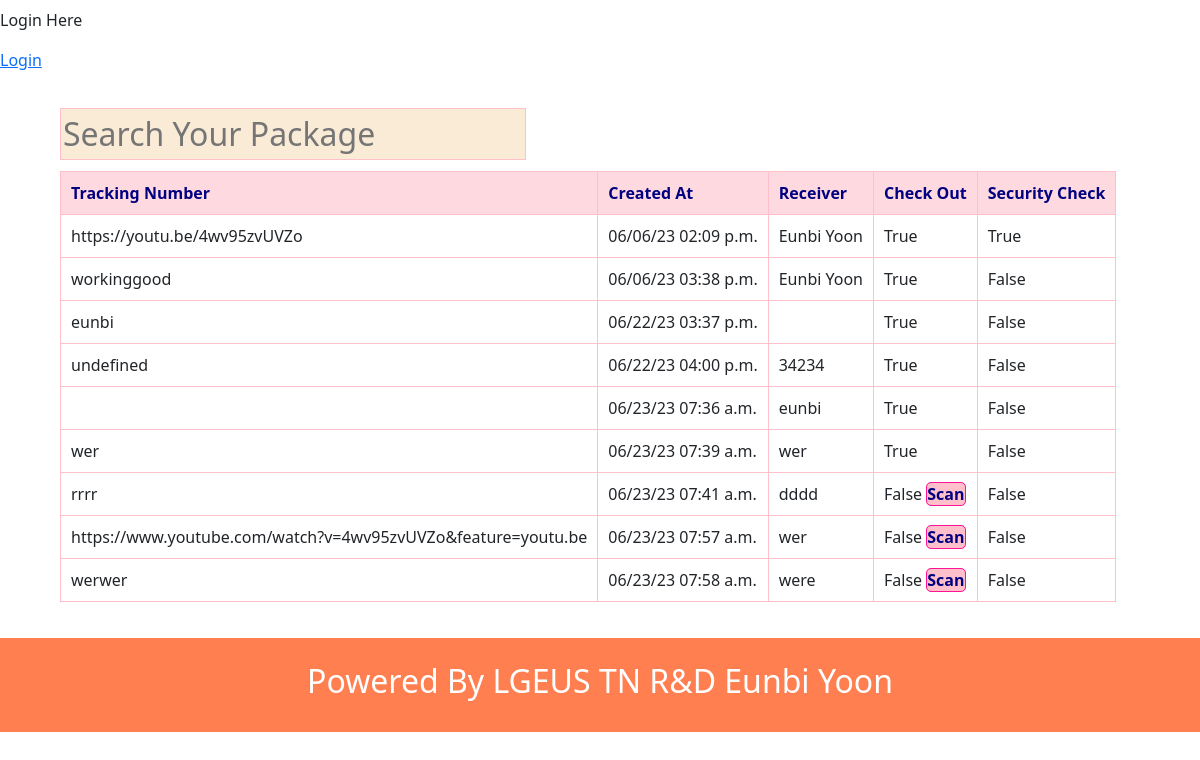
The app's page /search/ with its own data.
### qrapp/models.py (models this page shows, shortened)
class QRCodeData(models.Model):
    code_data=models.CharField(max_length=255)
    created_at=models.DateTimeField(auto_now_add=True)
    receiver=models.CharField(max_length=255)
    check_out=models.BooleanField(default=False)
    admin_check=models.BooleanField(default=False)
    class Meta:
        verbose_name_plural='QR Scanning Data'

### qrapp/views.py (the view)
# urls.py: path('search/',searchView.as_view(), name='search_url'),
class searchView(ListView):
    template_name='search.html'
    context_object_name='item_list'
    def get_queryset(self):
        return QRCodeData.objects.all()

### qrapp/templates/search.html (shortened to what this page needs)
{% extends 'index.html' %}
{% block container %}
    <div class="search-detail">
        <input type="text" id="filterInput" placeholder="Search Your Package" oninput="filterTable()" required pattern="\S+.*" >
        <table id="myTable">
            <thead>
              <tr>
                <th>Tracking Number</th>
                <th>Created At</th>
                <th>Receiver</th>
                <th>Check Out</th>
                <th>Security Check</th>
              </tr>
            </thead>
            <tbody>
                {% for item in item_list %}
                    <tr>
                        <td>{{ item.code_data }}</td>
                        <td>{{ item.created_at|date:"m/d/y h:i a" }}</td>
                        <td>{{ item.receiver }}</td>
                        {% if item.check_out %}
                            <td>{{ item.check_out }}</td>
                        {% else %}
                            <td>
                                {{ item.admin_check }}
                                <a href="{% url 'checkout_url' %}">Scan</a>
                            </td>
                        {% endif %}
                        {% if item.admin_check %}
                            <td>{{ item.admin_check }}</td>
                        {% else %}
                            <td>
                                {{ item.admin_check }}
                            </td>
                        {% endif %}
                    </tr>
                {% endfor %}
            </tbody>
        </table>
    </div>
{% endblock %}

### statics/css/style3.css (style rules this page uses)
body { font-family:'Nexa', sans-serif; margin:0; }
.search-detail { width:90%; margin:3% auto; }
.search-detail input { margin-bottom:1%; border:1px solid pink; font-size:2rem; color:rgb(255, 115, 138); background-color:antiquewhite; }
.search-detail table, .search-detail tr, .search-detail th, .search-detail td { border:1px solid pink; border-collapse: collapse; padding:10px; }
.search-detail table th { background-color: rgba(255, 192, 203, 0.596); color:navy; }
.search-detail a { background-color: pink; color:navy; border-radius:5px; border: 1px solid deeppink; font-weight:600; text-decoration: none; }

### records on screen
QRCodeData: code_data "https://youtu.be/4wv95zvUVZo", created_at "06/06/23 02:09 p.m.", receiver "Eunbi Yoon", check_out "True", admin_check "True"
QRCodeData: code_data "workinggood", created_at "06/06/23 03:38 p.m.", receiver "Eunbi Yoon", check_out "True", admin_check "False"
QRCodeData: code_data "eunbi", created_at "06/22/23 03:37 p.m.", check_out "True", admin_check "False"
QRCodeData: code_data "undefined", created_at "06/22/23 04:00 p.m.", receiver "34234", check_out "True", admin_check "False"
QRCodeData: created_at "06/23/23 07:36 a.m.", receiver "eunbi", check_out "True", admin_check "False"
QRCodeData: code_data "wer", created_at "06/23/23 07:39 a.m.", receiver "wer", check_out "True", admin_check "False"
QRCodeData: code_data "rrrr", created_at "06/23/23 07:41 a.m.", receiver "dddd", admin_check "False"
QRCodeData: code_data "https://www.youtube.com/watch?v=4wv95zvUVZo&feature=youtu.be", created_at "06/23/23 07:57 a.m.", receiver "wer", admin_check "False"
QRCodeData: code_data "werwer", created_at "06/23/23 07:58 a.m.", receiver "were", admin_check "False"
